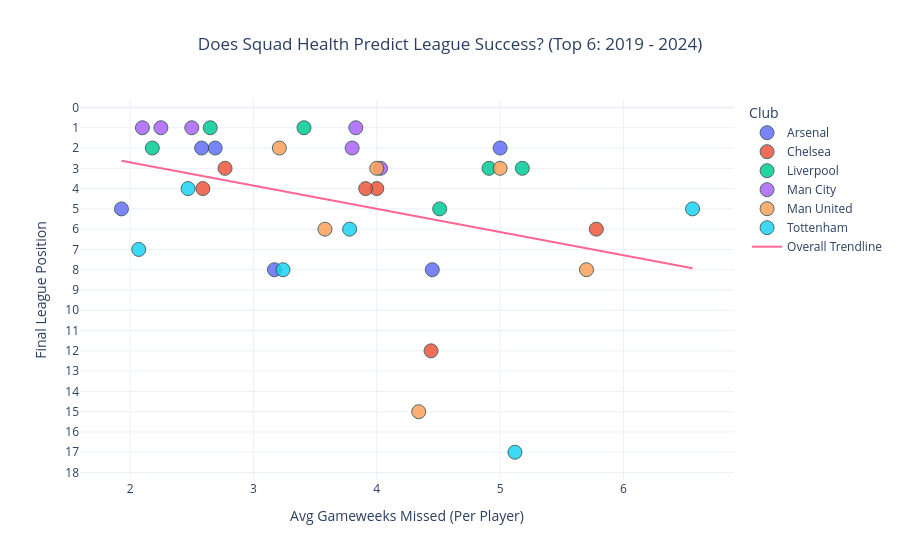

Source (notebook cell):
### Markdown cell above
### How strongly does average gameweeks missed per player influence whether a team wins the league or not

### Code cell
import pandas as pd
import plotly.express as px

# (Assuming master_absences is loaded)

# ==========================================
# 1. CALCULATE AVG INJURIES PER PLAYER
# ==========================================
squad_sizes = master_absences.groupby(['team_name', 'season'])['player_name'].nunique().reset_index(name='squad_size')

injuries_df = master_absences[master_absences['player_status'] == 'Absence/injury']
injury_counts = injuries_df.groupby(['team_name', 'season']).size().reset_index(name='total_injuries')

inj_stats = pd.merge(squad_sizes, injury_counts, on=['team_name', 'season'], how='left')
inj_stats['total_injuries'] = inj_stats['total_injuries'].fillna(0)
inj_stats['avg_injuries'] = (inj_stats['total_injuries'] / inj_stats['squad_size']).round(2)

# ==========================================
# 2. INJECT ACTUAL LEAGUE FINISHING POSITIONS
# ==========================================
# Historical league positions for the Top 6 teams (19/20 through 23/24)
# Note: 24/25 is excluded as the season is not finished yet.
league_positions = {
    '2019-2020': {'Liverpool': 1, 'Man City': 2, 'Man United': 3, 'Chelsea': 4, 'Tottenham': 6, 'Arsenal': 8},
    '2020-2021': {'Man City': 1, 'Man United': 2, 'Liverpool': 3, 'Chelsea': 4, 'Tottenham': 7, 'Arsenal': 8},
    '2021-2022': {'Man City': 1, 'Liverpool': 2, 'Chelsea': 3, 'Tottenham': 4, 'Arsenal': 5, 'Man United': 6},
    '2022-2023': {'Man City': 1, 'Arsenal': 2, 'Man United': 3, 'Liverpool': 5, 'Tottenham': 8, 'Chelsea': 12},
    '2023-2024': {'Man City': 1, 'Arsenal': 2, 'Liverpool': 3, 'Tottenham': 5, 'Chelsea': 6, 'Man United': 8},
    '2024-2025': {'Liverpool': 1, 'Arsenal': 2, 'Man City': 3, 'Chelsea': 4, 'Man United': 15, 'Tottenham': 17}
}

# Flatten the dictionary into a DataFrame for merging
pos_data = []
for season, teams in league_positions.items():
    for team, rank in teams.items():
        # Standardize the team name to match our Transfermarkt formatting
        tm_team_name = team.replace(' ', '_').title() if 'Man' in team else team
        if tm_team_name == 'Man_United': tm_team_name = 'Man United'
        if tm_team_name == 'Man_City': tm_team_name = 'Man City'
        
        pos_data.append({'season': season, 'team_name': tm_team_name, 'league_rank': rank})

rank_df = pd.DataFrame(pos_data)

# ==========================================
# 3. MERGE DATASETS
# ==========================================
# We use an inner join so we only plot completed seasons (dropping 2024-2025)
plot_df = pd.merge(inj_stats, rank_df, on=['team_name', 'season'], how='inner')

# Calculate the correlation for an annotation
correlation = plot_df['avg_injuries'].corr(plot_df['league_rank'])

# ==========================================
# 4. GENERATE PLOTLY GRAPH
# ==========================================
fig = px.scatter(
    plot_df,
    x='avg_injuries',
    y='league_rank',
    color='team_name',
    hover_data=['season'],
    trendline='ols', 
    trendline_scope='overall',
    title='Does Squad Health Predict League Success? (Top 6: 2019 - 2024)',
    labels={
        'avg_injuries': 'Avg Gameweeks Missed (Per Player)',
        'league_rank': 'Final League Position',
        'team_name': 'Club'
    }
)

# --- CRITICAL VISUAL TWEAK ---
# In sports, Rank #1 is the "Top". By reversing the Y-axis, the top of the graph 
# represents winning the league, making the visual intuitive to read.
fig.update_yaxes(autorange="reversed", tickmode='linear', dtick=1)

# Polish the visuals
fig.update_traces(marker=dict(size=14, opacity=0.85, line=dict(width=1, color='DarkSlateGrey')))
fig.update_layout(template='plotly_white', title_x=0.5)

# Add Correlation text box
# fig.add_annotation(
#     # x=0.98, y=0.95, xref="paper", yref="paper",
#     font=dict(size=13, color="black"), align="right"
#     # bgcolor="rgba(255,255,255,0.9)", bordercolor="black", borderwidth=1, borderpad=8
# )

fig.show()

### Figure 1 — Plotly figure (JSON) as saved in the notebook; plotly's stock layout.template omitted (floating-point values rounded to 4 significant figures)
{"data": [{"customdata": [["2019-2020"], ["2020-2021"], ["2021-2022"], ["2022-2023"], ["2023-2024"], ["2024-2025"]], "hovertemplate": "Club=Arsenal<br>Avg Gameweeks Missed (Per Player)=%{x}<br>Final League Position=%{y}<br>season=%{customdata[0]}<extra></extra>", "legendgroup": "Arsenal", "marker": {"color": "#636efa", "line": {"color": "DarkSlateGrey", "width": 1}, "opacity": 0.85, "size": 14, "symbol": "circle"}, "mode": "markers", "name": "Arsenal", "orientation": "v", "showlegend": true, "type": "scatter", "x": [4.45, 3.17, 1.93, 2.69, 2.58, 5.0], "xaxis": "x", "y": [8, 8, 5, 2, 2, 2], "yaxis": "y"}, {"customdata": [["2019-2020"], ["2020-2021"], ["2021-2022"], ["2022-2023"], ["2023-2024"], ["2024-2025"]], "hovertemplate": "Club=Chelsea<br>Avg Gameweeks Missed (Per Player)=%{x}<br>Final League Position=%{y}<br>season=%{customdata[0]}<extra></extra>", "legendgroup": "Chelsea", "marker": {"color": "#EF553B", "line": {"color": "DarkSlateGrey", "width": 1}, "opacity": 0.85, "size": 14, "symbol": "circle"}, "mode": "markers", "name": "Chelsea", "orientation": "v", "showlegend": true, "type": "scatter", "x": [4.0, 2.59, 2.77, 4.44, 5.78, 3.91], "xaxis": "x", "y": [4, 4, 3, 12, 6, 4], "yaxis": "y"}, {"customdata": [["2019-2020"], ["2020-2021"], ["2021-2022"], ["2022-2023"], ["2023-2024"], ["2024-2025"]], "hovertemplate": "Club=Liverpool<br>Avg Gameweeks Missed (Per Player)=%{x}<br>Final League Position=%{y}<br>season=%{customdata[0]}<extra></extra>", "legendgroup": "Liverpool", "marker": {"color": "#00cc96", "line": {"color": "DarkSlateGrey", "width": 1}, "opacity": 0.85, "size": 14, "symbol": "circle"}, "mode": "markers", "name": "Liverpool", "orientation": "v", "showlegend": true, "type": "scatter", "x": [2.65, 4.91, 2.18, 4.51, 5.18, 3.41], "xaxis": "x", "y": [1, 3, 2, 5, 3, 1], "yaxis": "y"}, {"customdata": [["2019-2020"], ["2020-2021"], ["2021-2022"], ["2022-2023"], ["2023-2024"], ["2024-2025"]], "hovertemplate": "Club=Man City<br>Avg Gameweeks Missed (Per Player)=%{x}<br>Final League Position=%{y}<br>season=%{customdata[0]}<extra></extra>", "legendgroup": "Man City", "marker": {"color": "#ab63fa", "line": {"color": "DarkSlateGrey", "width": 1}, "opacity": 0.85, "size": 14, "symbol": "circle"}, "mode": "markers", "name": "Man City", "orientation": "v", "showlegend": true, "type": "scatter", "x": [3.8, 3.83, 2.1, 2.5, 2.25, 4.03], "xaxis": "x", "y": [2, 1, 1, 1, 1, 3], "yaxis": "y"}, {"customdata": [["2019-2020"], ["2020-2021"], ["2021-2022"], ["2022-2023"], ["2023-2024"], ["2024-2025"]], "hovertemplate": "Club=Man United<br>Avg Gameweeks Missed (Per Player)=%{x}<br>Final League Position=%{y}<br>season=%{customdata[0]}<extra></extra>", "legendgroup": "Man United", "marker": {"color": "#FFA15A", "line": {"color": "DarkSlateGrey", "width": 1}, "opacity": 0.85, "size": 14, "symbol": "circle"}, "mode": "markers", "name": "Man United", "orientation": "v", "showlegend": true, "type": "scatter", "x": [4.0, 3.21, 3.58, 5.0, 5.7, 4.34], "xaxis": "x", "y": [3, 2, 6, 3, 8, 15], "yaxis": "y"}, {"customdata": [["2019-2020"], ["2020-2021"], ["2021-2022"], ["2022-2023"], ["2023-2024"], ["2024-2025"]], "hovertemplate": "Club=Tottenham<br>Avg Gameweeks Missed (Per Player)=%{x}<br>Final League Position=%{y}<br>season=%{customdata[0]}<extra></extra>", "legendgroup": "Tottenham", "marker": {"color": "#19d3f3", "line": {"color": "DarkSlateGrey", "width": 1}, "opacity": 0.85, "size": 14, "symbol": "circle"}, "mode": "markers", "name": "Tottenham", "orientation": "v", "showlegend": true, "type": "scatter", "x": [3.78, 2.07, 2.47, 3.24, 6.56, 5.12], "xaxis": "x", "y": [6, 7, 4, 8, 5, 17], "yaxis": "y"}, {"hovertemplate": "<b>OLS trendline</b><br>league_rank = 1.14477 * avg_injuries + 0.414159<br>R<sup>2</sup>=0.128768<br><br>Avg Gameweeks Missed (Per Player)=%{x}<br>Final League Position=%{y} <b>(trend)</b><extra></extra>", "legendgroup": "Overall Trendline", "line": {"color": "#FF6692"}, "marker": {"line": {"color": "DarkSlateGrey", "width": 1}, "opacity": 0.85, "size": 14}, "mode": "lines", "name": "Overall Trendline", "showlegend": true, "type": "scatter", "x": [1.93, 2.07, 2.1, 2.18, 2.25, 2.47, 2.5, 2.58, 2.59, 2.65, 2.69, 2.77, 3.17, 3.21, 3.24, 3.41, 3.58, 3.78, 3.8, 3.83, 3.91, 4.0, 4.0, 4.03, 4.34, 4.44, 4.45, 4.51, 4.91, 5.0, 5.0, 5.12, 5.18, 5.7, 5.78, 6.56], "xaxis": "x", "y": [2.624, 2.784, 2.818, 2.91, 2.99, 3.242, 3.276, 3.368, 3.379, 3.448, 3.494, 3.585, 4.043, 4.089, 4.123, 4.318, 4.512, 4.741, 4.764, 4.799, 4.89, 4.993, 4.993, 5.028, 5.382, 5.497, 5.508, 5.577, 6.035, 6.138, 6.138, 6.275, 6.344, 6.939, 7.031, 7.924], "yaxis": "y"}], "layout": {"legend": {"title": {"text": "Club"}, "tracegroupgap": 0}, "title": {"text": "Does Squad Health Predict League Success? (Top 6: 2019 - 2024)", "x": 0.5}, "xaxis": {"anchor": "y", "domain": [0, 1], "title": {"text": "Avg Gameweeks Missed (Per Player)"}}, "yaxis": {"anchor": "x", "autorange": "reversed", "domain": [0, 1], "dtick": 1, "tickmode": "linear", "title": {"text": "Final League Position"}}}}
